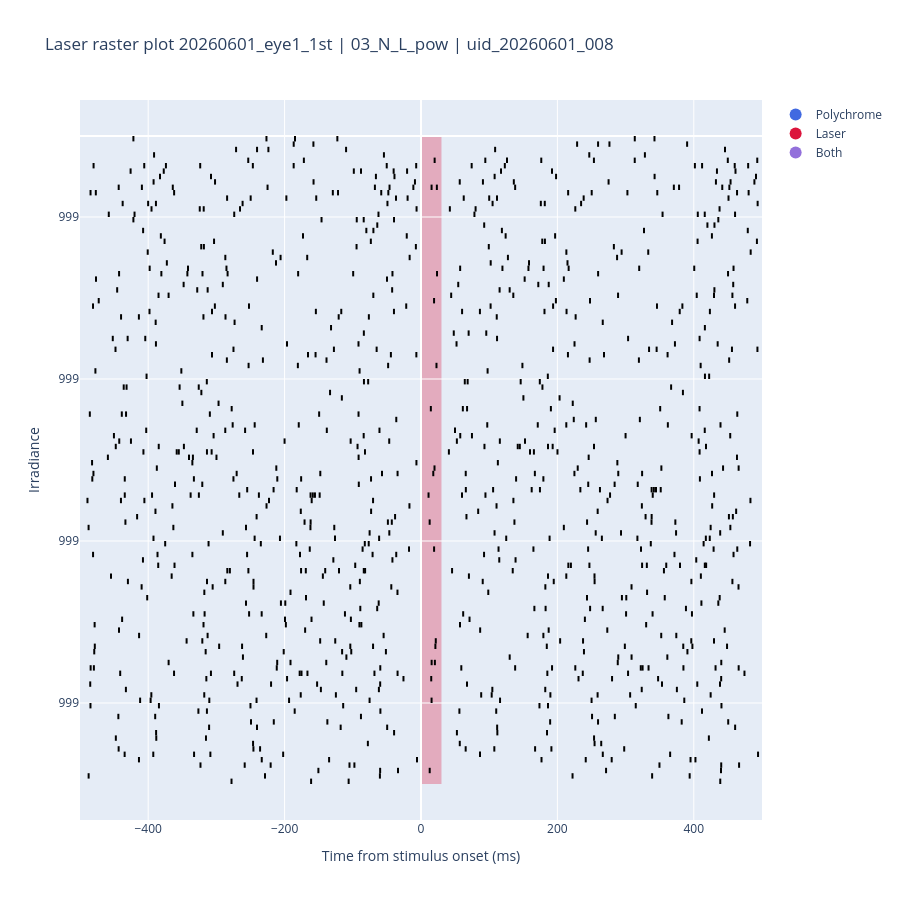

The notebook cell this image was saved under:
### Code cell
#25
import plotly.graph_objects as go

fig = go.Figure()

# ------------------------------------------
# Stimulation legend
# ------------------------------------------

fig.add_scatter(
    x=[None], y=[None],
    mode="markers",
    marker=dict(size=12, color="royalblue"),
    name="Polychrome",
)

fig.add_scatter(
    x=[None], y=[None],
    mode="markers",
    marker=dict(size=12, color="crimson"),
    name="Laser",
)

fig.add_scatter(
    x=[None], y=[None],
    mode="markers",
    marker=dict(size=12, color="mediumpurple"),
    name="Both",
)

# ------------------------------------------
# Select analysis view
# ------------------------------------------

"""
Select which stimulation view to display.

For ordinary recordings there is only one available view.
For combined (LC_B) recordings this can be either
'Polychrome' or 'Laser'.
"""

# For now, display the first available view.
# Later this can become:
#
#     for view in analysis_views:
#
view = analysis_views[0]

view_name = view["name"]
view_spiketimes = all_spiketimes[view_name]
stim_windows = view["stim_windows"]

# Metadata for this analysis view
group_column = view["group_column"]
group_label = view["group_label"]

on_duration_column = view["on_duration_column"]
off_duration_column = view["off_duration_column"]

print(f"Displaying {view_name}")
print(f"Grouping by : {group_column}")

# ------------------------------------------
# Vertical offsets
# ------------------------------------------

burst_offset = 0

# Spike coordinates
x_plot = []
y_plot = []

# Tick labels
yticks = []
ytext = []

# ------------------------------------------
# Trial metadata
# ------------------------------------------

trial_df = (
    data_io.trial_df
    .query("train_id in @view_spiketimes.keys()")
)

# ------------------------------------------
# Order stimulation conditions
# ------------------------------------------

sorted_train_ids = (
    trial_df
    .sort_values(group_column)
    .drop_duplicates("train_id")
    ["train_id"]
    .tolist()
)

# ------------------------------------------
# Determine x-axis limits
# ------------------------------------------

cycle_durations = (
    trial_df[on_duration_column]
    + trial_df[off_duration_column]
)

min_cycle_duration = cycle_durations.min()
max_cycle_duration = cycle_durations.max()

x_axis_start = -min(
    t_pre,
    min_cycle_duration,
)

x_axis_end = min(
    t_post,
    max_cycle_duration,
)

# ------------------------------------------
# Draw raster
# ------------------------------------------

for train_id in sorted_train_ids:

    spiketrains = view_spiketimes[train_id]

    df = trial_df.query(
        "train_id == @train_id"
    )

    group_value = df.iloc[0][group_column]

    row = burst_df.query(
        "train_id == @train_id"
    ).iloc[0]

    off_duration = df.iloc[0][off_duration_column]

    # End of the final stimulus in this burst
    _, windows = stim_windows(row)

    stimulus_end = max(
        x1 for _, x1, _ in windows
    )

    # Display one complete stimulation cycle,
    # but never beyond the analysis window.
    display_end = min(
        analysis_window[1],
        stimulus_end + off_duration,
    )

    print(
        f"{train_id}: "
        f"{group_column} = {group_value}"
    )

    group_start = burst_offset

    for sp in spiketrains:

        # Only display spikes within one stimulation cycle
        sp = sp[
            (sp >= analysis_window[0]) &
            (sp <= display_end)
        ]

        x_plot.append(
            np.vstack([
                sp,
                sp,
                np.full(sp.size, np.nan)
            ]).T.flatten()
        )

        y_plot.append(
            np.vstack([
                np.ones(sp.size) * burst_offset,
                np.ones(sp.size) * (burst_offset + 1),
                np.full(sp.size, np.nan)
            ]).T.flatten()
        )

        burst_offset += 1

    group_end = burst_offset
   
    # --------------------------------------
    # Stimulation windows
    # --------------------------------------

    yticks.append(
        (group_start + group_end) / 2
    )

    ytext.append(group_value)

    _, windows = stim_windows(row)

    colour_map = {
        "Polychrome": "royalblue",
        "Laser": "crimson",
    }

    segments = [
        (x0, x1, colour_map[label])
        for x0, x1, label in windows
    ]

    # Draw overlap in purple

    if len(segments) == 2:

        polychrome = next(
            s for s in segments
            if s[2] == "royalblue"
        )

        laser = next(
            s for s in segments
            if s[2] == "crimson"
        )

        p0, p1, _ = polychrome
        l0, l1, _ = laser

        overlap0 = max(p0, l0)
        overlap1 = min(p1, l1)

        if overlap1 > overlap0:

            fig.add_shape(
                type="rect",
                x0=overlap0,
                x1=overlap1,
                y0=group_start,
                y1=group_end,
                fillcolor="mediumpurple",
                opacity=0.35,
                line_width=0,
                layer="below",
            )

            if p0 < overlap0:

                fig.add_shape(
                    type="rect",
                    x0=p0,
                    x1=overlap0,
                    y0=group_start,
                    y1=group_end,
                    fillcolor="royalblue",
                    opacity=0.30,
                    line_width=0,
                    layer="below",
                )

            if overlap1 < p1:

                fig.add_shape(
                    type="rect",
                    x0=overlap1,
                    x1=p1,
                    y0=group_start,
                    y1=group_end,
                    fillcolor="royalblue",
                    opacity=0.30,
                    line_width=0,
                    layer="below",
                )

            if l0 < overlap0:

                fig.add_shape(
                    type="rect",
                    x0=l0,
                    x1=overlap0,
                    y0=group_start,
                    y1=group_end,
                    fillcolor="crimson",
                    opacity=0.30,
                    line_width=0,
                    layer="below",
                )

            if overlap1 < l1:

                fig.add_shape(
                    type="rect",
                    x0=overlap1,
                    x1=l1,
                    y0=group_start,
                    y1=group_end,
                    fillcolor="crimson",
                    opacity=0.30,
                    line_width=0,
                    layer="below",
                )

        else:

            for x0, x1, color in segments:

                fig.add_shape(
                    type="rect",
                    x0=x0,
                    x1=x1,
                    y0=group_start,
                    y1=group_end,
                    fillcolor=color,
                    opacity=0.30,
                    line_width=0,
                    layer="below",
                )

    else:

        for x0, x1, color in segments:

            fig.add_shape(
                type="rect",
                x0=x0,
                x1=x1,
                y0=group_start,
                y1=group_end,
                fillcolor=color,
                opacity=0.30,
                line_width=0,
                layer="below",
            )

# ------------------------------------------
# Combine raster lines
# ------------------------------------------

if len(x_plot):

    x_plot = np.hstack(x_plot)
    y_plot = np.hstack(y_plot)

    fig.add_scatter(

        x=x_plot,
        y=y_plot,

        mode="lines",

        line=dict(
            width=2,
            color="black",
        ),

        showlegend=False,

    )

# ------------------------------------------
# Axes
# ------------------------------------------

fig.update_yaxes(

    tickmode="array",

    tickvals=yticks,
    ticktext=ytext,

    title=group_label,

    autorange="reversed",

)

fig.update_xaxes(

    title="Time from stimulus onset (ms)",

    range=[
        x_axis_start,
        x_axis_end,
    ],

)

fig.update_layout(

    title=(
        f"{view_name} raster plot\n"
        f"{session_id} | {rec_id} | {unit_id}"
    ),

    height=900,

)

fig.show()

### Figure 1 — Plotly figure (JSON) as saved in the notebook; plotly's stock layout.template omitted (floating-point values rounded to 4 significant figures; data arrays with more than 128 entries replaced by an {"elided": "..."} marker saying what was removed)
{"data": [{"marker": {"color": "royalblue", "size": 12}, "mode": "markers", "name": "Polychrome", "type": "scatter", "x": [null], "y": [null]}, {"marker": {"color": "crimson", "size": 12}, "mode": "markers", "name": "Laser", "type": "scatter", "x": [null], "y": [null]}, {"marker": {"color": "mediumpurple", "size": 12}, "mode": "markers", "name": "Both", "type": "scatter", "x": [null], "y": [null]}, {"line": {"color": "black", "width": 2}, "mode": "lines", "showlegend": false, "type": "scatter", "x": {"elided": "4215 float values"}, "y": {"elided": "4215 float values"}}], "layout": {"height": 900, "shapes": [{"fillcolor": "crimson", "layer": "below", "line": {"width": 0}, "opacity": 0.3, "type": "rect", "x0": 0, "x1": 30, "y0": 0, "y1": 30}, {"fillcolor": "crimson", "layer": "below", "line": {"width": 0}, "opacity": 0.3, "type": "rect", "x0": 0, "x1": 30, "y0": 30, "y1": 60}, {"fillcolor": "crimson", "layer": "below", "line": {"width": 0}, "opacity": 0.3, "type": "rect", "x0": 0, "x1": 30, "y0": 60, "y1": 90}, {"fillcolor": "crimson", "layer": "below", "line": {"width": 0}, "opacity": 0.3, "type": "rect", "x0": 0, "x1": 30, "y0": 90, "y1": 120}], "title": {"text": "Laser raster plot\n20260601_eye1_1st | 03_N_L_pow | uid_20260601_008"}, "xaxis": {"range": [-500, 500], "title": {"text": "Time from stimulus onset (ms)"}}, "yaxis": {"autorange": "reversed", "tickmode": "array", "ticktext": [999, 999, 999, 999], "tickvals": [15, 45, 75, 105], "title": {"text": "Irradiance"}}}}
